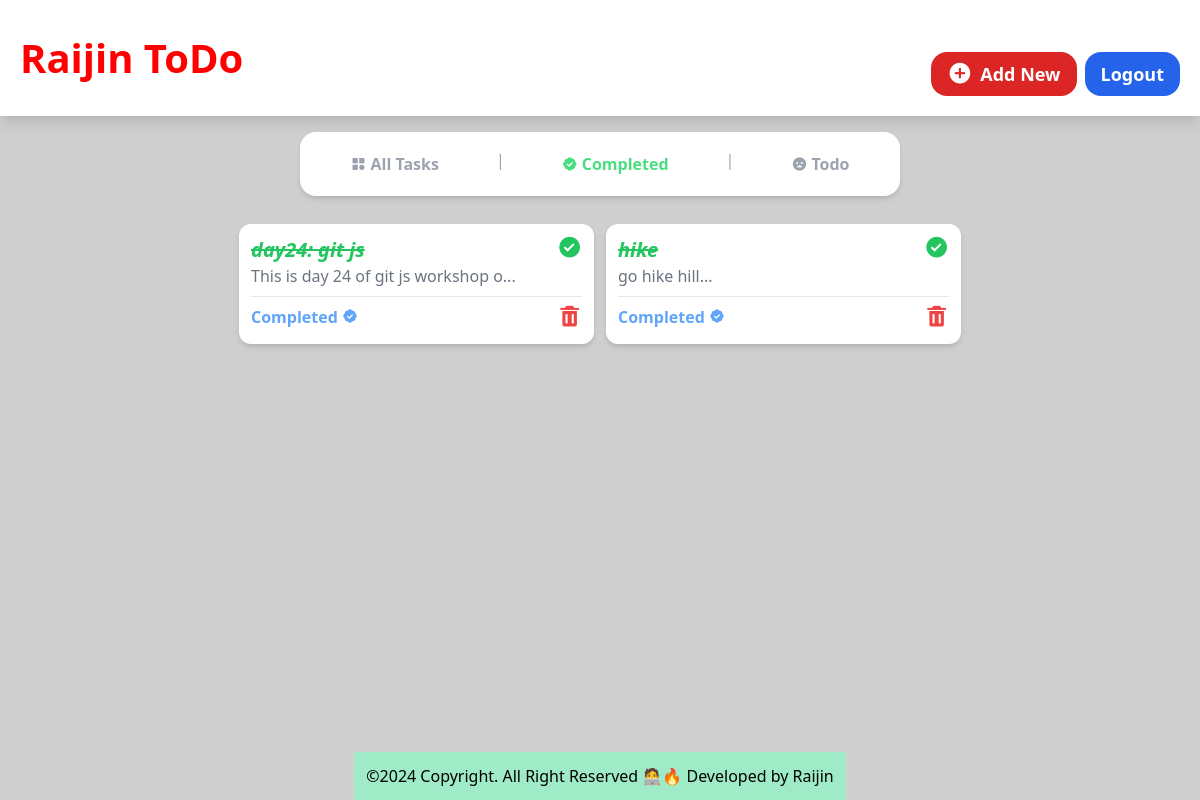
The page /todo/completed on the database its author committed.
### tasksTodo/models.py (models this page shows, shortened)
class Task(models.Model):
    title= models.CharField(max_length=200)
    description= models.TextField(null=True, blank=True)
    due_date= models.DateField()
    due_time= models.TimeField()
    is_completed= models.BooleanField(default=False)

### tasksTodo/views.py (the view)
# urls.py: path('completed', views.completed_task, name='completed_task'),
def completed_task(request):
    completed_tasks= Task.objects.filter(is_completed=True) # Get all completed tasks from the database
    return render(request, 'completed.html',{
        'completed_tasks': completed_tasks # Pass the completed tasks to the template
    })

### tasksTodo/templates/completed.html
{% include 'top_header.html'%}
  <body
    class="bg-[#cfcfcf] flex flex-col items-center justify-center gap-4 h-screen"
  >
  {% include 'add_new_header.html'%}
  {% include 'nav.html'%}
  {% block content %}
    <section
      class="flex flex-1 flex-wrap justify-center gap-3 bg-[#fff0] w-10/12 md:w-11/12 h-full mb-3 rounded-2xl p-3 overflow-y-auto scrollbar-hide"
    >
      {%for cTask in completed_tasks%}
      <div
        class="w-[355px] flex flex-col shadow-md bg-white h-[120px] rounded-xl p-3"
      >
        <div class="flex flex-row justify-between">
          <div>
            <a href="{% url 'task_detail' task_id=cTask.id %}">
              <h1
                class="text-green-500 font-semibold text-xl italic line-through"
              >
              {{cTask.title}}
              </h1>
            </a>
            <p class="text-gray-500 text-md">
              {{cTask.description | slice:":35"}}...
            </p>
          </div>
          <a href="{% url 'toggle_complete' task_id=cTask.id %}">
            <i class="bx bxs-check-circle bx-sm text-green-500"></i>
          </a>
        </div>
        <hr class="border-t border-gray-200 my-2" />
        <div class="flex flex-row justify-between">
          <h2 class="text-blue-400 font-bold">
            Completed <i class="bx bxs-badge-check"></i>
          </h2>
          <a href="{% url 'delete_task' task_id=cTask.id%}">
            <i class="bx bxs-trash bx-sm text-red-500"></i>
          </a>
        </div>
      </div>
      {%endfor%}
    </section>
    {% endblock %}
    {% include 'footer.html'%}

### tasksTodo/static/style.css (style rules this page uses)
html { line-height: 1.5; -webkit-text-size-adjust: 100%; -moz-tab-size: 4; -o-tab-size: 4; tab-size: 4; font-family: ui-sans-serif, system-ui, -apple-system, BlinkMacSystemFont, "Segoe UI", Roboto, "Helvetica Neue", Arial, "Noto Sans", sans-serif, "Apple Color Emoji", "Segoe UI Emoji", "Segoe UI Symbol", "Noto Color Emoji"; font-feature-settings: normal; font-variation-settings: normal; }
body { margin: 0; line-height: inherit; }
hr { height: 0; color: inherit; border-top-width: 1px; }
h1, h2, h3, h4, h5, h6 { font-size: inherit; font-weight: inherit; }
a { color: inherit; text-decoration: inherit; }
blockquote, dl, dd, h1, h2, h3, h4, h5, h6, hr, figure, p, pre { margin: 0; }
.my-2 { margin-top: 0.5rem; margin-bottom: 0.5rem; }
.mb-3 { margin-bottom: 0.75rem; }
.flex { display: flex; }
.h-\[120px\] { height: 120px; }
.h-full { height: 100%; }
.h-screen { height: 100vh; }
.w-10\/12 { width: 83.333333%; }
.w-\[355px\] { width: 355px; }
.flex-1 { flex: 1 1 0%; }
.flex-row { flex-direction: row; }
.flex-col { flex-direction: column; }
.flex-wrap { flex-wrap: wrap; }
.items-center { align-items: center; }
.justify-center { justify-content: center; }
.justify-between { justify-content: space-between; }
.gap-3 { gap: 0.75rem; }
.gap-4 { gap: 1rem; }
.overflow-y-auto { overflow-y: auto; }
.rounded-2xl { border-radius: 1rem; }
.rounded-xl { border-radius: 0.75rem; }
.border-t { border-top-width: 1px; }
.border-gray-200 { --tw-border-opacity: 1; border-color: rgb(229 231 235 / var(--tw-border-opacity)); }
.bg-\[\#cfcfcf\] { --tw-bg-opacity: 1; background-color: rgb(207 207 207 / var(--tw-bg-opacity)); }
.bg-\[\#fff0\] { background-color: #fff0; }
.bg-white { --tw-bg-opacity: 1; background-color: rgb(255 255 255 / var(--tw-bg-opacity)); }
.p-3 { padding: 0.75rem; }
.text-xl { font-size: 1.25rem; line-height: 1.75rem; }
.font-bold { font-weight: 700; }
.font-semibold { font-weight: 600; }
.italic { font-style: italic; }
.text-blue-400 { --tw-text-opacity: 1; color: rgb(96 165 250 / var(--tw-text-opacity)); }
.text-gray-500 { --tw-text-opacity: 1; color: rgb(107 114 128 / var(--tw-text-opacity)); }
.text-green-500 { --tw-text-opacity: 1; color: rgb(34 197 94 / var(--tw-text-opacity)); }
.text-red-500 { --tw-text-opacity: 1; color: rgb(239 68 68 / var(--tw-text-opacity)); }
.line-through { text-decoration-line: line-through; }
.shadow-md { --tw-shadow: 0 4px 6px -1px rgb(0 0 0 / 0.1), 0 2px 4px -2px rgb(0 0 0 / 0.1); --tw-shadow-colored: 0 4px 6px -1px var(--tw-shadow-color), 0 2px 4px -2px var(--tw-shadow-color); box-shadow: var(--tw-ring-offset-shadow, 0 0 #0000), var(--tw-ring-shadow, 0 0 #0000), var(--tw-shadow); }
@media (min-width: 768px) { .md\:w-11\/12 { width: 91.666667%; } }

### rows shown on the page
Task: title "day24: git js", description "This is day 24 of git js workshop o"
Task: title "hike", description "go hike hill"
